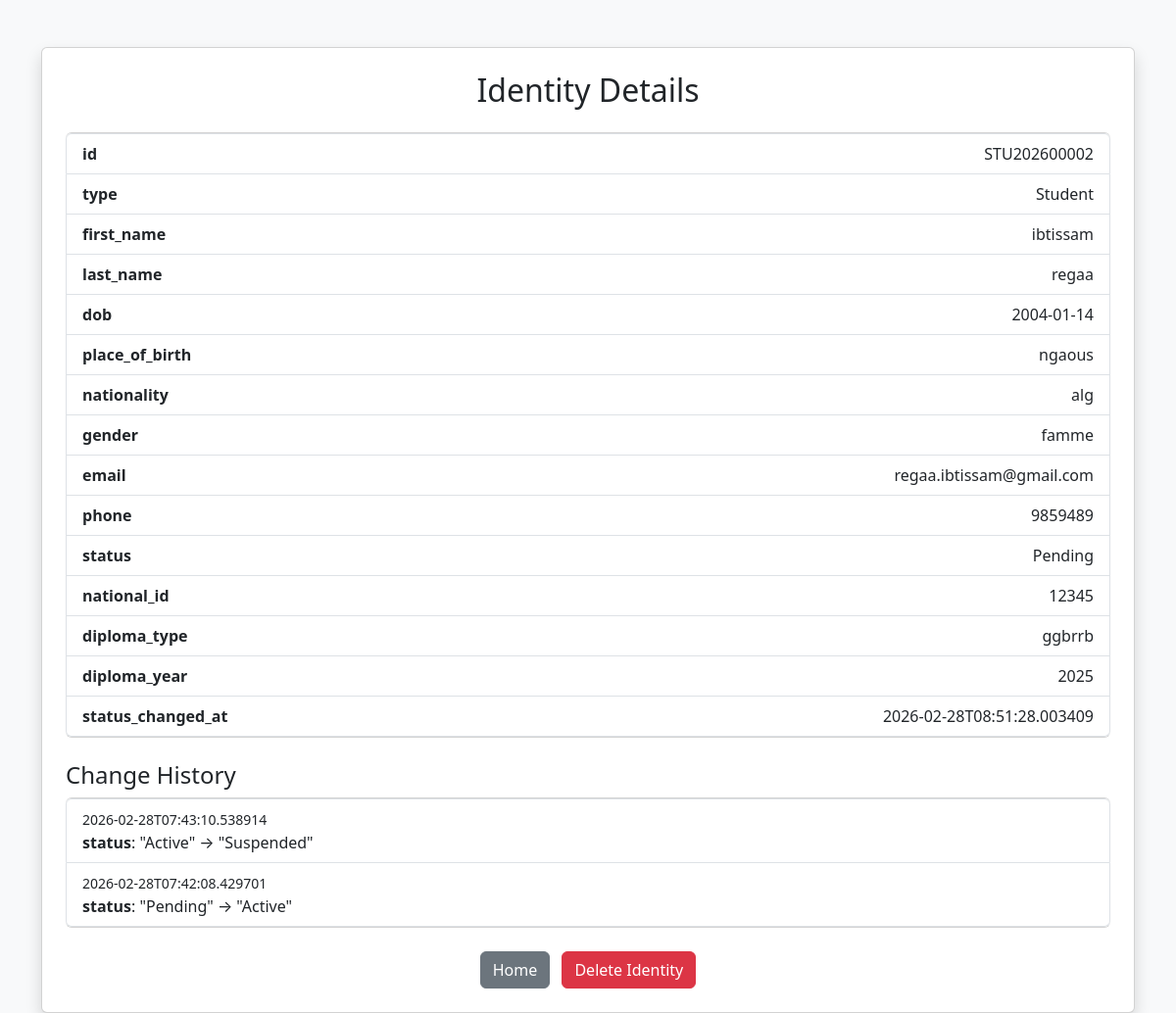
The page /view/STU202600002 on the database its author committed.
### tables this page shows
CREATE TABLE People (
            id TEXT PRIMARY KEY,
            type TEXT NOT NULL,
            first_name TEXT NOT NULL,
            last_name TEXT NOT NULL,
            dob TEXT NOT NULL,
            place_of_birth TEXT,
            nationality TEXT,
            gender TEXT,
            email TEXT UNIQUE NOT NULL,
            phone TEXT,
            status TEXT DEFAULT 'Pending'
        , national_id TEXT, diploma_type TEXT, diploma_year INTEGER, major TEXT, entry_year INTEGER, student_status TEXT, faculty_rank TEXT, appointment_start TEXT, primary_department TEXT, secondary_departments TEXT, office_location TEXT, phd_institution TEXT, research_areas TEXT, contract_type TEXT, contract_start TEXT, contract_end TEXT, teaching_hours INTEGER, staff_department TEXT, job_title TEXT, grade TEXT, staff_entry_date TEXT, status_changed_at TEXT);

CREATE TABLE Audit (
                    id INTEGER PRIMARY KEY AUTOINCREMENT,
                    person_id TEXT,
                    changed_at TEXT,
                    field TEXT,
                    old_value TEXT,
                    new_value TEXT
                );

### app.py (the view)
@app.route("/view/<uid>")
def view(uid):
    conn = get_db_connection()
    cur = conn.cursor()
    cur.execute("SELECT * FROM People WHERE id=?", (uid,))
    person = cur.fetchone()
    conn.close()
    if not person:
        return "Identity not found"
    conn2 = get_db_connection()
    cur2 = conn2.cursor()
    cur2.execute("SELECT * FROM Audit WHERE person_id=? ORDER BY changed_at DESC", (uid,))
    audits = cur2.fetchall()
    conn2.close()
    return render_template("view.html", person=person, audits=audits)

### app.py (called while the page is built)
def get_db_connection():
    conn = sqlite3.connect('database.db')
    conn.row_factory = sqlite3.Row
    return conn

### templates/view.html (shortened to what this page needs)
<!DOCTYPE html>
<html>
<head>
    <link href="https://cdn.jsdelivr.net/npm/bootstrap@5.3.2/dist/css/bootstrap.min.css" rel="stylesheet">
</head>
<body class="bg-light">
<div class="container mt-5">
    <div class="card shadow p-4">
        <h2 class="mb-4 text-center">Identity Details</h2>
        <ul class="list-group">
            {% for key in person.keys() %}
                {% if person[key] is not none and person[key] != '' %}
                <li class="list-group-item d-flex justify-content-between">
                    <strong>{{key}}</strong>
                    <span>{{person[key]}}</span>
                </li>
                {% endif %}
            {% endfor %}
        </ul>
        {% if audits %}
        <h4 class="mt-4">Change History</h4>
        <ul class="list-group">
            {% for a in audits %}
            <li class="list-group-item">
                <small>{{a['changed_at']}}</small><br>
                <strong>{{a['field']}}</strong>: "{{a['old_value']}}" → "{{a['new_value']}}"
            </li>
            {% endfor %}
        </ul>
        {% endif %}
        <div class="text-center mt-4">
            <a href="/" class="btn btn-secondary me-2">Home</a>
            <form method="POST" action="/delete/{{ person['id'] }}" style="display:inline;" onsubmit="return confirm('Are you sure you want to delete this identity?');">
                <button type="submit" class="btn btn-danger">Delete Identity</button>
            </form>
        </div>
    </div>
</div>
</body>
</html>

### rows shown on the page
People: id "STU202600002" "Student" "ibtissam" "regaa" "2004-01-14" "ngaous" "alg" "famme" "regaa.ibtissam@gmail.com" "9859489" "Pending" "12345" "ggbrrb" "2025" "2026-02-28T08:51:28.003409"
Audit: changed_at "2026-02-28T07:43:10.538914", field "status", old_value "Active", new_value "Suspended"
Audit: changed_at "2026-02-28T07:42:08.429701", field "status", old_value "Pending", new_value "Active"

### other values the page prints
{{ key }} "id" "type" "first_name" "last_name" "dob" "place_of_birth" "nationality" "gender" "email" "phone" "status" "national_id" "diploma_type" "diploma_year" "status_changed_at"
